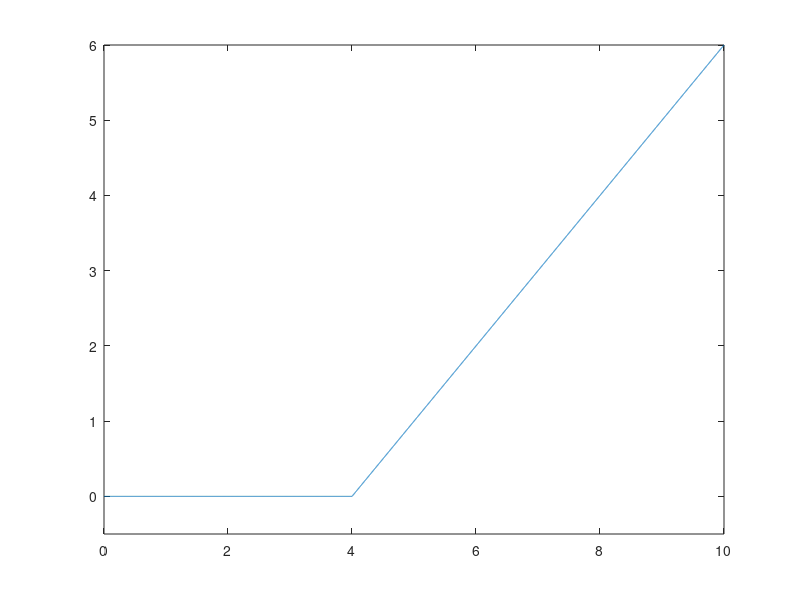

This figure's MATLAB source:
clc;
clear all;
close all;
%%
t = 0:0.001:10;
x = zeros(size(t));
for i = 1:length(t)
    if t(i) - 4 > 0
        x(i) = t(i) - 4;
    end;
end;
plot(t, x);
ylim([-0.5, 6]);
